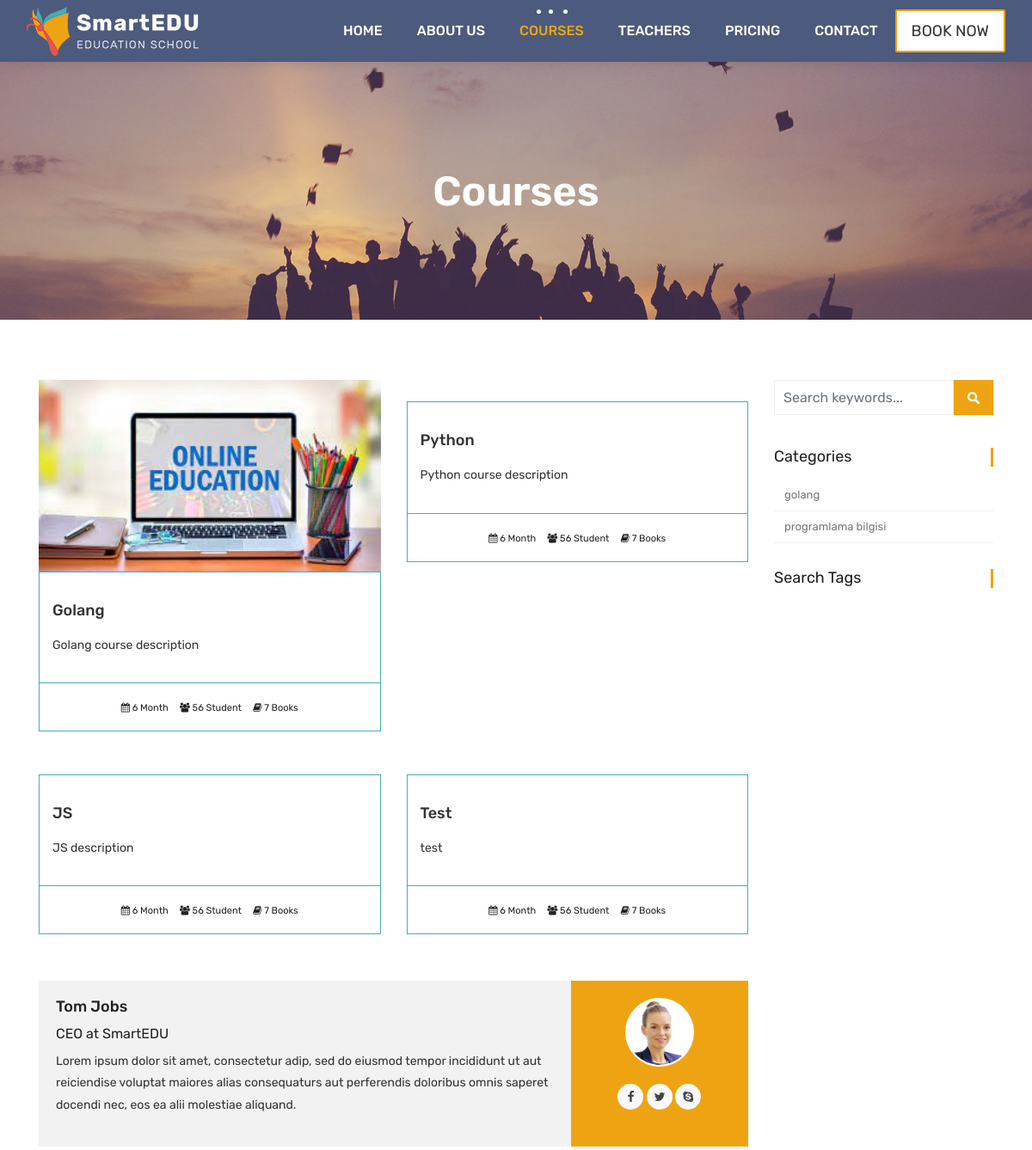
The app's page /courses/ (upper part), older data.
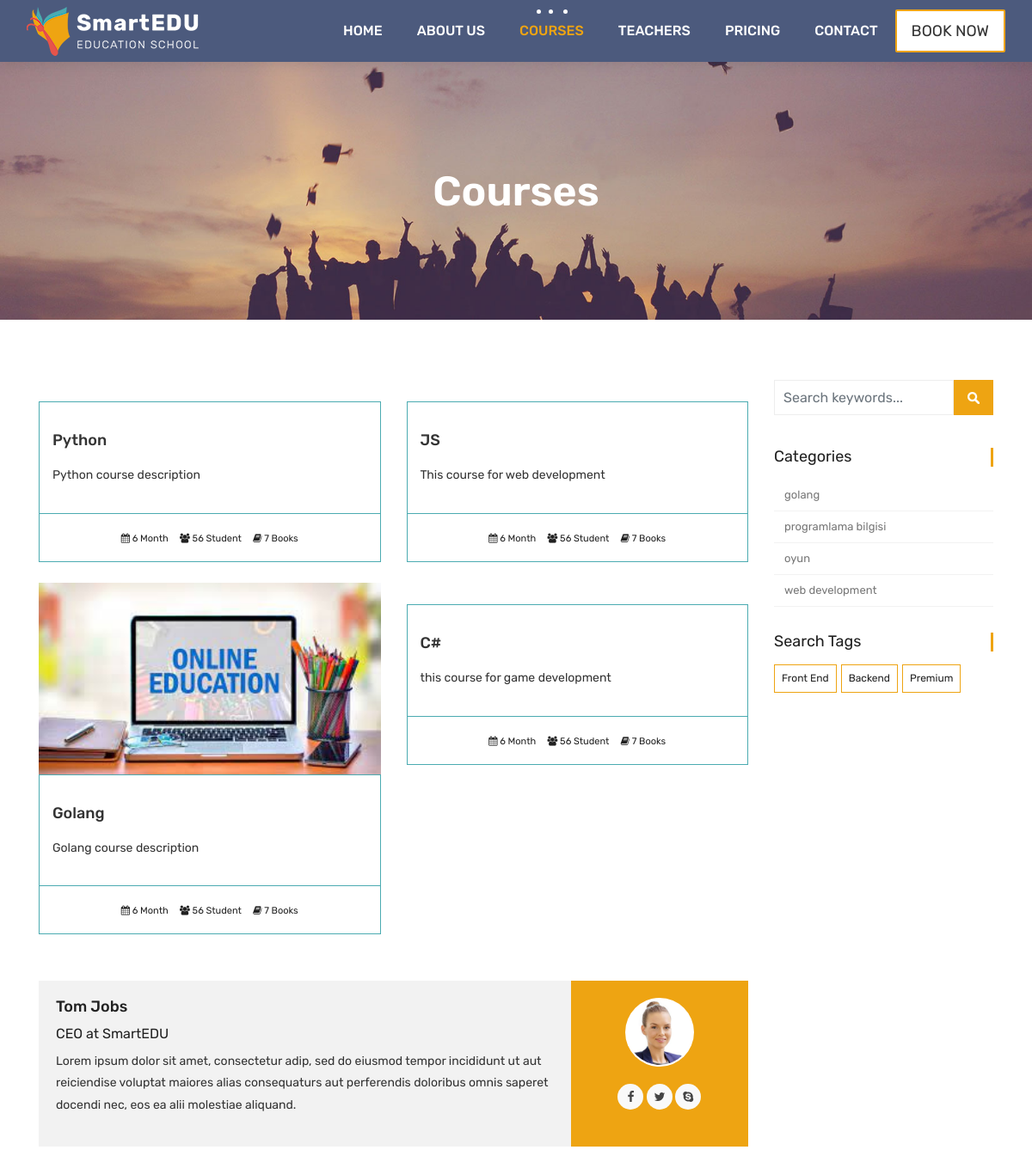
The same page, newer data.
### courses/models.py (models this page shows, shortened)
class Course(models.Model):
    name = models.CharField(max_length=200, unique=True)
    category = models.ForeignKey(Category, null=True, on_delete=models.DO_NOTHING)
    tags = models.ManyToManyField(Tag, blank=True, null= True)
    description = models.TextField(blank=True, null=True)
    image = models.ImageField(upload_to="courses/%Y/%m/%d/", default="courses/default_course_image.jpg")
    date = models.DateTimeField(auto_now=True)
    available = models.BooleanField(default=True)

class Category(models.Model):
    name = models.CharField(max_length=50, null=True)
    slug = models.SlugField(max_length=50, unique=True, null=True)

class Tag(models.Model):
    name = models.CharField(max_length=50, null=True)
    slug = models.SlugField(max_length=50, unique=True, null=True)

### courses/views.py (the view)
# urls.py: path('', views.course_list, name="courses"),
def course_list(request):
    courses = Course.objects.all().order_by('-date')
    categories = Category.objects.all()
    tags = Tag.objects.all()
    context = {
        'courses': courses,
        'categories': categories,
        'tags': tags,
    }
    return render(request, 'courses.html', context)

### templates/courses.html
{% extends 'partials/_base.html' %}
{% load static %}
{% block content %}
	<div class="all-title-box">
		<div class="container text-center">
			<h1>Courses</span></h1>
		</div>
	</div>
    <div id="overviews" class="section wb">
        <div class="container">
            <div class="row">
                <div class="col-lg-9 blog-post-single">
                    <div class="row">
						{% for course in courses %}
                        <div class="col-lg-6 col-md-6 col-12 mb-4">
                            <div class="course-item">
                                <div class="image-blog">
                                    <img src="{{course.image.url}}" alt="" class="img-fluid">
                                </div>
                                <div class="course-br">
                                    <div class="course-title">
                                        <h2><a href="{% url 'course_detail' course.category.slug course.id %}" title="">{{course.name}}</a></h2>
                                    </div>
                                    <div class="course-desc">
                                        <p>{{course.description | truncatechars:140}}</p>
                                    </div>
                                </div>
                                <div class="course-meta-bot">
                                    <ul>
                                        <li><i class="fa fa-calendar" aria-hidden="true"></i> 6 Month</li>
                                        <li><i class="fa fa-users" aria-hidden="true"></i> 56 Student</li>
                                        <li><i class="fa fa-book" aria-hidden="true"></i> 7 Books</li>
                                    </ul>
                                </div>
                            </div>
                        </div>
						{% endfor %}
                    </div>
					<div class="blog-author">
						<div class="author-bio">
							<h3 class="author_name"><a href="#">Tom Jobs</a></h3>
							<h5>CEO at <a href="#">SmartEDU</a></h5>
							<p class="author_det">
								Lorem ipsum dolor sit amet, consectetur adip, sed do eiusmod tempor incididunt  ut aut reiciendise voluptat maiores alias consequaturs aut perferendis doloribus omnis saperet docendi nec, eos ea alii molestiae aliquand.
							</p>
						</div>
						<div class="author-desc">
							<img src="images/author.jpg" alt="about author">
							<ul class="author-social">
								<li><a href="#"><i class="fa fa-facebook"></i></a></li>
								<li><a href="#"><i class="fa fa-twitter"></i></a></li>
								<li><a href="#"><i class="fa fa-skype"></i></a></li>
							</ul>
						</div>
					</div>
                </div>
				<div class="col-lg-3 col-12 right-single">
					<div class="widget-search">
						<div class="site-search-area">
							<form method="get" id="site-searchform" action="#">
								<div>
									<input class="input-text form-control" name="search-k" id="search-k" placeholder="Search keywords..." type="text">
									<input id="searchsubmit" value="Search" type="submit">
								</div>
							</form>
						</div>
					</div>
					<div class="widget-categories">
						<h3 class="widget-title">Categories</h3>
						<ul>
							{% for category in categories %}
							<li><a href="{% url 'courses_by_category' category.slug %}">{{ category.name }}</a></li>
							{% endfor %}
						</ul>
					</div>
					<div class="widget-tags">
						<h3 class="widget-title">Search Tags</h3>
						<ul class="tags">
							{% for tag in tags %}
							<li><a href="{% url 'courses_by_tag' tag.slug %}">{% if tag.slug in request.path %} <b>{{ tag.name }}</b> {% else %} {{ tag.name }} {% endif %} </a></li>
							{% endfor %}
						</ul>
					</div>
				</div>
            </div>
        </div>
    </div>
	{% endblock %}

### templates/partials/_base.html (shortened to what this page needs)
{% load static %}
<!DOCTYPE html>
<html lang="en">
    <link rel="stylesheet" href="{% static 'css/bootstrap.min.css' %}">
    <link rel="stylesheet" href="{% static 'style.css' %}">
    <link rel="stylesheet" href="{% static 'css/versions.css' %}">
    <link rel="stylesheet" href="{% static 'css/responsive.css' %}">
    <link rel="stylesheet" href="{% static 'css/custom.css' %}">
</head>
<body class="host_version">
	{% include 'partials/_navbar.html' %}
    {% block content %}
    {% endblock %}
</body>
</html>

### templates/partials/_navbar.html (shortened to what this page needs)
{% load static %}
<header class="top-navbar">
    <nav class="navbar navbar-expand-lg navbar-light bg-light">
        <div class="container-fluid">
            <a class="navbar-brand" href="{% url 'index' %}">
                <img src="{% static 'images/logo.png' %}" alt="" />
            </a>
            <div class="collapse navbar-collapse" id="navbars-host">
                <ul class="navbar-nav ml-auto">
                    <li class="nav-item {% if '/' == request.path  %} active {% endif %}"><a class="nav-link" href="{% url 'index' %}">Home</a></li>
                    <li class="nav-item {% if 'about' in request.path  %} active {% endif %} "><a class="nav-link" href="{% url 'about' %}">About Us</a></li>
                    <li class="nav-item {% if 'courses' in request.path  %} active {% endif %} "><a class="nav-link" href="{% url 'courses' %}">Courses</a></li>
                    <li class="nav-item {% if 'teachers' in request.path  %} active {% endif %} "><a class="nav-link" href="teachers">Teachers</a></li>
                    <li class="nav-item {% if 'pricing' in request.path  %} active {% endif %} "><a class="nav-link" href="pricing">Pricing</a></li>
                    <li class="nav-item {% if 'contact' in request.path  %} active {% endif %} "><a class="nav-link" href="contact">Contact</a></li>
                </ul>
                <ul class="nav navbar-nav navbar-right">
                    <li><a class="hover-btn-new log orange" href="#" data-toggle="modal" data-target="#login"><span>Book Now</span></a></li>
                </ul>
            </div>
        </div>
    </nav>
</header>

### templates/partials/_footer.html (shortened to what this page needs)
{% load static %}

Row changes from the older to the newer data that the page shows:
changed Course "JS": description "JS description" → "This course for web development"
changed Course "Golang": moves down the list
changed Course: name "Test" → "C#"; description "test" → "this course for game development"
added Category: name "oyun"
added Category: name "web development"
added Tag: name "Front End"
added Tag: name "Backend"
added Tag: name "Premium"
